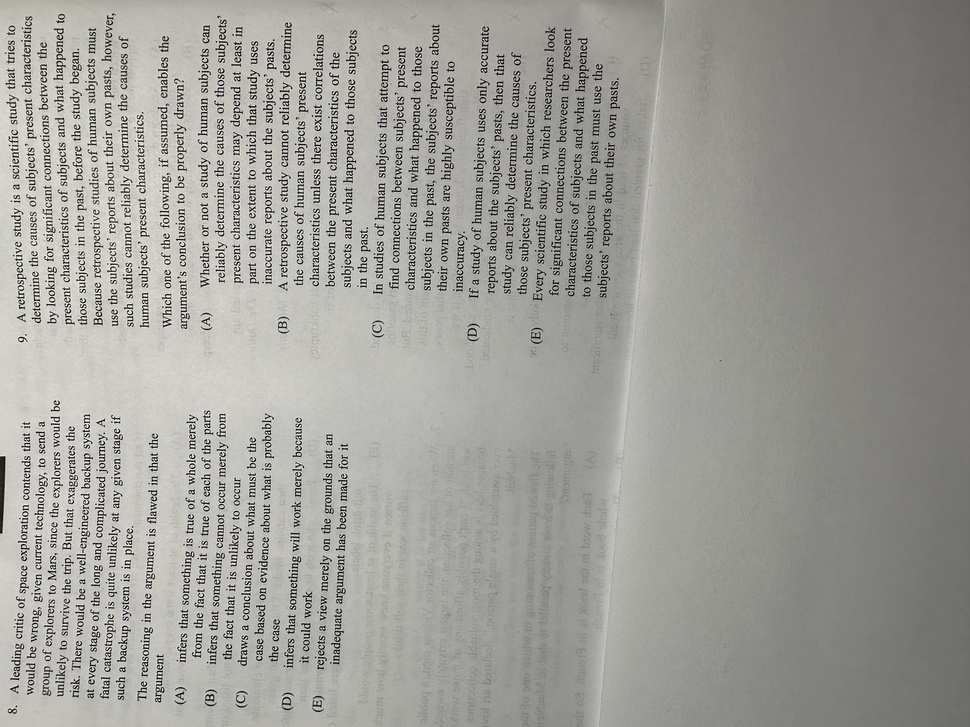
#> input picture raw_images/pt62_lr2_q01_clean.jpeg, 970 x 727 px, shrunk from 4032 x 3024 before the run
$ python ocr_page_to_text.py raw_images/pt62_lr2_q01_clean.jpeg
#> lines starting #> are read from the running program, lines starting #| are printed output that depends on the picture; after the words box and inside, x2 and y2 are one past the last pixel; in counts of white or black regions, pixels touching at a corner belong together
from pathlib import Path
from PIL import Image
import pytesseract
import sys
import cv2
import numpy as np  # still here in case you use it later


def main():
    if len(sys.argv) < 2:
        print("Usage: python ocr_page_to_text.py <image_path>")
        sys.exit(1)

    image_path = Path(sys.argv[1])

    if not image_path.exists():
        print(f"Image not found: {image_path}")
        sys.exit(1)

    # ---- NEW: derive pt / section and output path ----
    # Expect filenames like reasoning_set_a_q02_clean.jpeg
    stem = image_path.stem                      # 'reasoning_set_a_q02_clean'
    parts = stem.split("_")                     # ['reasoning','set','a','q02','clean']
    pt_id = parts[0]                            # 'reasoning'
    section_id = parts[1]                       # 'lr2'

    out_dir = Path("data") / pt_id / section_id
    out_dir.mkdir(parents=True, exist_ok=True)

    out_path = out_dir / f"{stem}.txt"
    # --------------------------------------------------

    # Read with OpenCV
    img_cv = cv2.imread(str(image_path))
#> img_cv is the input picture: shape (727, 970, 3); mean B, G, R 153.7, 158.9, 159.2

    # Convert to grayscale
    gray = cv2.cvtColor(img_cv, cv2.COLOR_BGR2GRAY)

    # Try rotating 90 degrees clockwise and counterclockwise,
    # run OCR on each, and keep the one with more A–E letters.
    def ocr_on(mat):
        # simple thresholding to improve contrast
        thr = cv2.threshold(mat, 0, 255, cv2.THRESH_BINARY + cv2.THRESH_OTSU)[1]
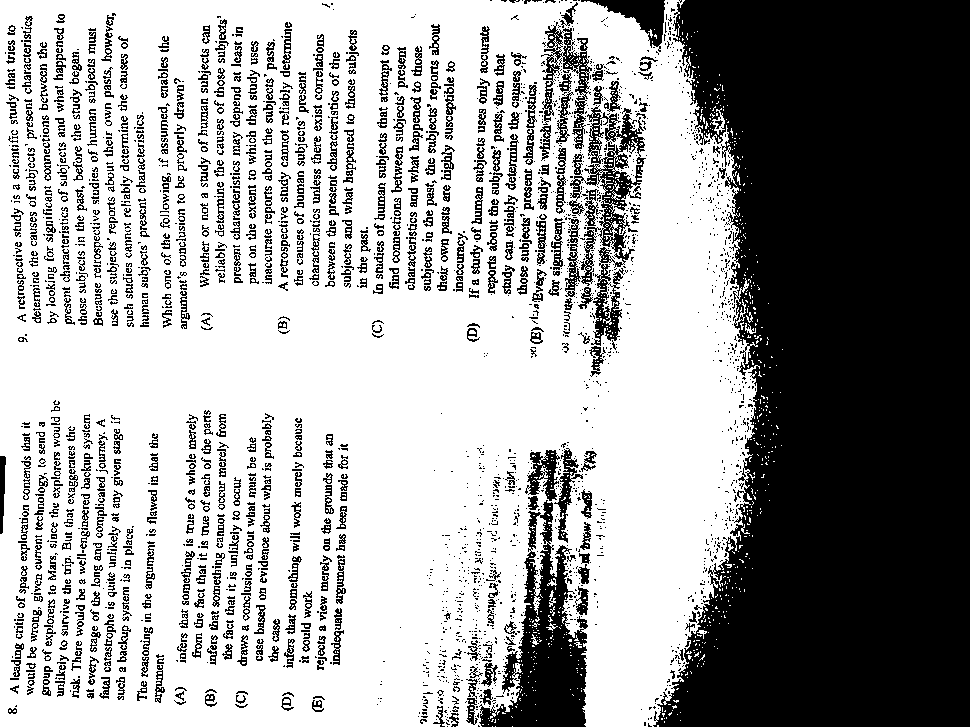
#> thr: shape (727, 970); 63.1% white; 2888 black regions (1864 under 20 px), largest, box (x1, y1, x2, y2) and area: (653, 0, 970, 727) 181163, (479, 500, 588, 727) 10295, (569, 105, 646, 346) 5319
        pil_im = Image.fromarray(thr)
        return pytesseract.image_to_string(pil_im, lang="eng")

    candidates = []
    # original
    candidates.append(ocr_on(gray))
#> (the call stopped at in ocr_on, `return pytesseract.image_to_string(pil_im, lang="eng")`: pytesseract is not available in this run)
    # rotated 90 CCW
    candidates.append(ocr_on(cv2.rotate(gray, cv2.ROTATE_90_COUNTERCLOCKWISE)))
#> in ocr_on (call 2), `thr = cv2.threshold(mat, 0, 255, cv2.THRESH_BINARY + cv2.THRESH_OTSU)[1]`:
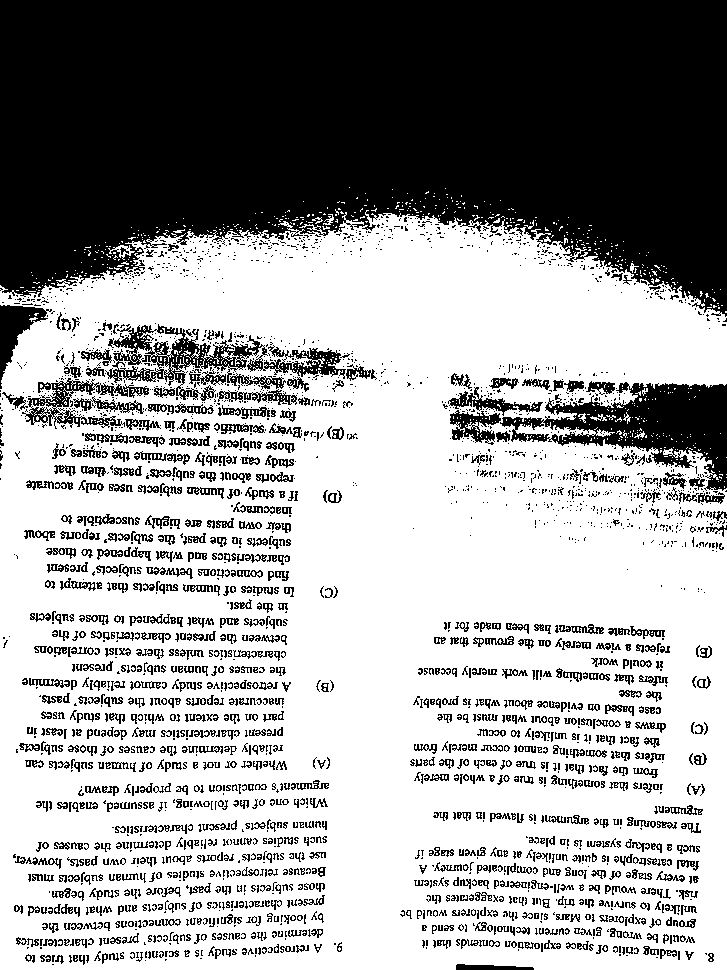
#> thr: shape (970, 727); 63.1% white; 2888 black regions (1864 under 20 px), largest, box (x1, y1, x2, y2) and area: (0, 0, 727, 317) 181163, (500, 382, 727, 491) 10295, (105, 324, 346, 401) 5319
#> in ocr_on (call 2), `thr = cv2.threshold(mat, 0, 255, cv2.THRESH_BINARY + cv2.THRESH_OTSU)[1]`:
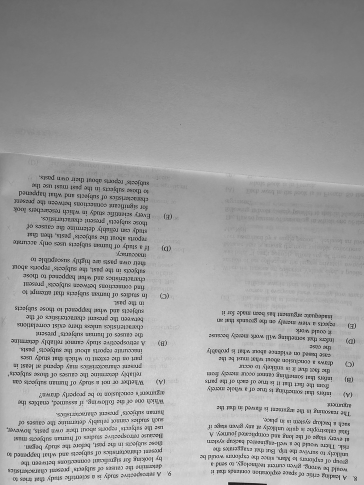
#> mat: shape (970, 727) (shown at 1/2 size); min 0, max 255, mean 158.5
#> (the call stopped at in ocr_on, `return pytesseract.image_to_string(pil_im, lang="eng")`: pytesseract is not available in this run)
    # rotated 90 CW
    candidates.append(ocr_on(cv2.rotate(gray, cv2.ROTATE_90_CLOCKWISE)))
#> in ocr_on (call 3), `thr = cv2.threshold(mat, 0, 255, cv2.THRESH_BINARY + cv2.THRESH_OTSU)[1]`:
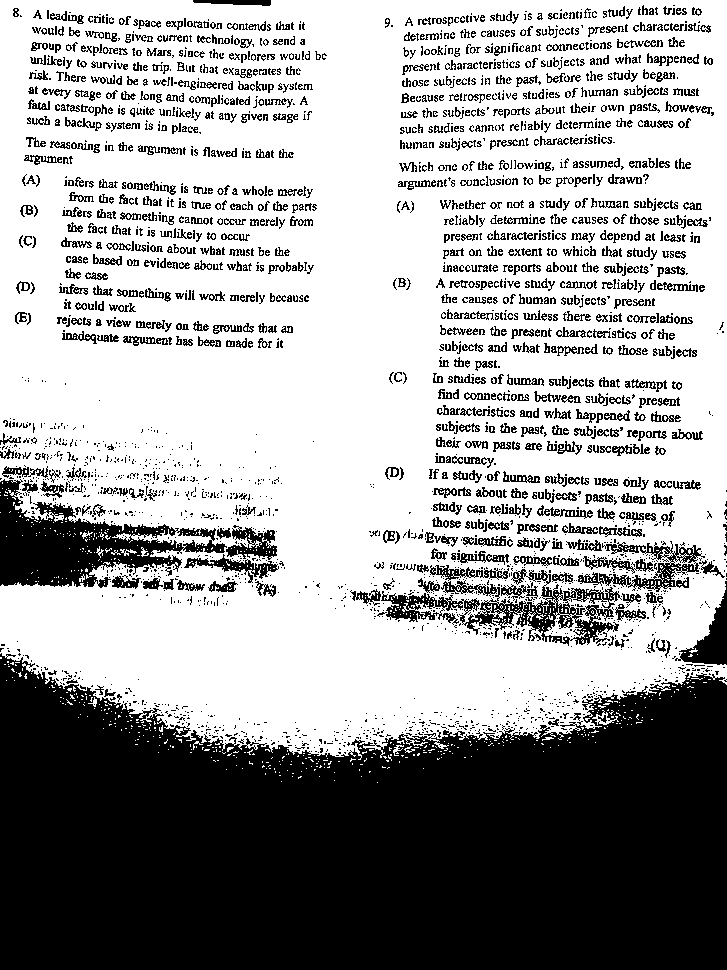
#> thr: shape (970, 727); 63.1% white; 2888 black regions (1864 under 20 px), largest, box (x1, y1, x2, y2) and area: (0, 653, 727, 970) 181163, (0, 479, 227, 588) 10295, (381, 569, 622, 646) 5319
#> in ocr_on (call 3), `thr = cv2.threshold(mat, 0, 255, cv2.THRESH_BINARY + cv2.THRESH_OTSU)[1]`:
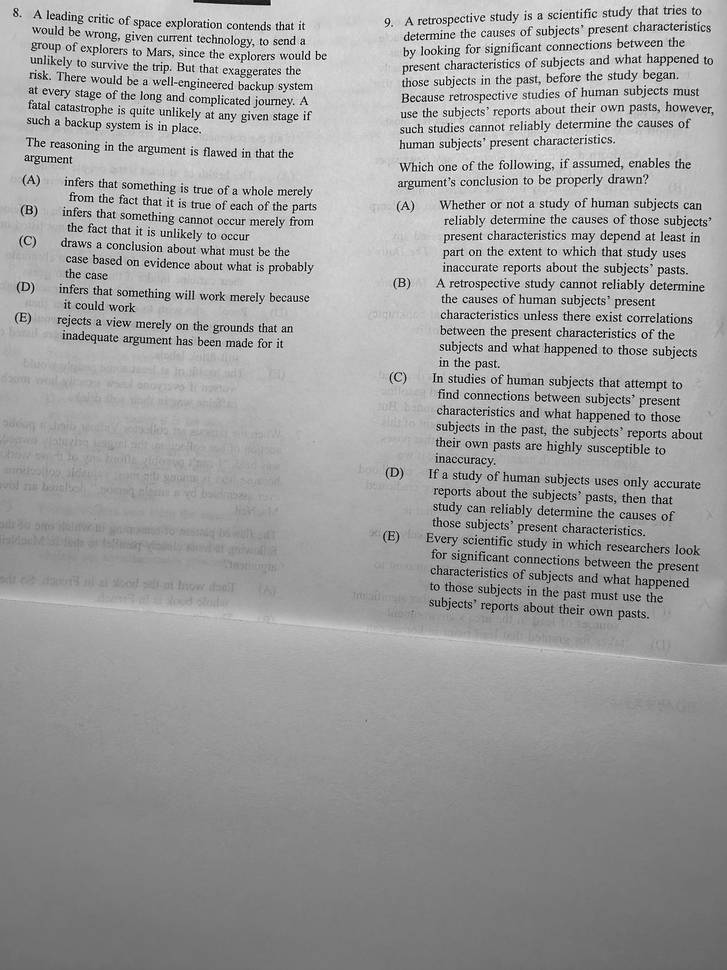
#> mat: shape (970, 727); min 0, max 255, mean 158.5
#> (the call stopped at in ocr_on, `return pytesseract.image_to_string(pil_im, lang="eng")`: pytesseract is not available in this run)

    # pick the text with most ASCII letters as a crude quality heuristic
    def score(t):
        return sum(c.isalpha() for c in t)

#> (the run stopped early here; a loop or call above may not have finished)

$ run again, on raw_images/pt62_lr2_q03_clean.jpeg
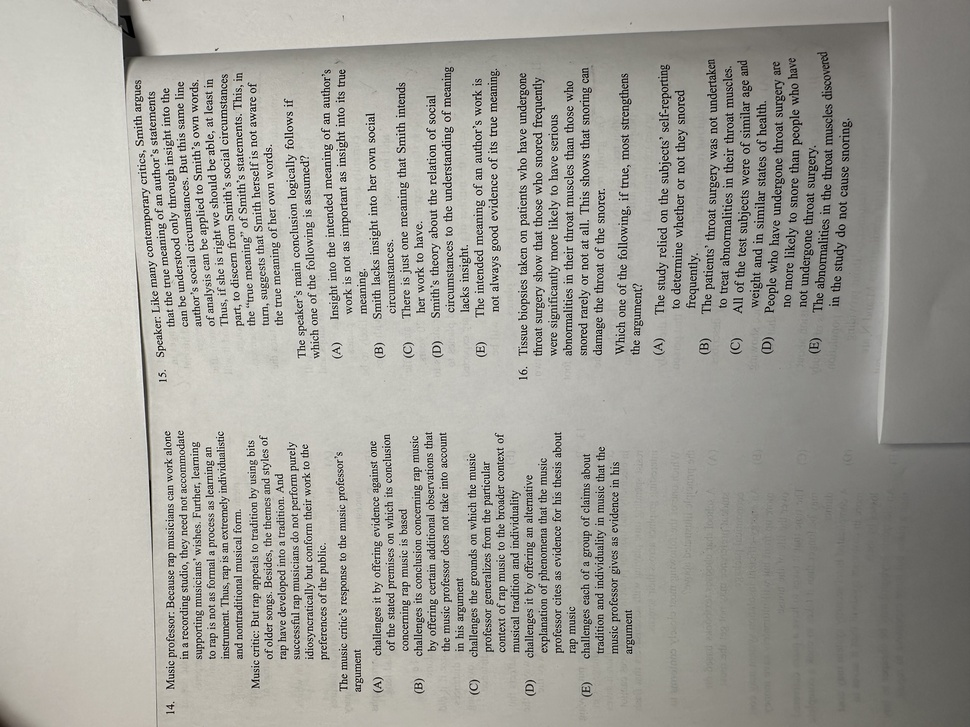
#> input picture raw_images/pt62_lr2_q03_clean.jpeg, 970 x 727 px, shrunk from 4032 x 3024 before the run
#> in main, img_cv is the input picture: shape (727, 970, 3); mean B, G, R 157.3, 163.7, 165.2
#> in ocr_on, `thr = cv2.threshold(mat, 0, 255, cv2.THRESH_BINARY + cv2.THRESH_OTSU)[1]`:
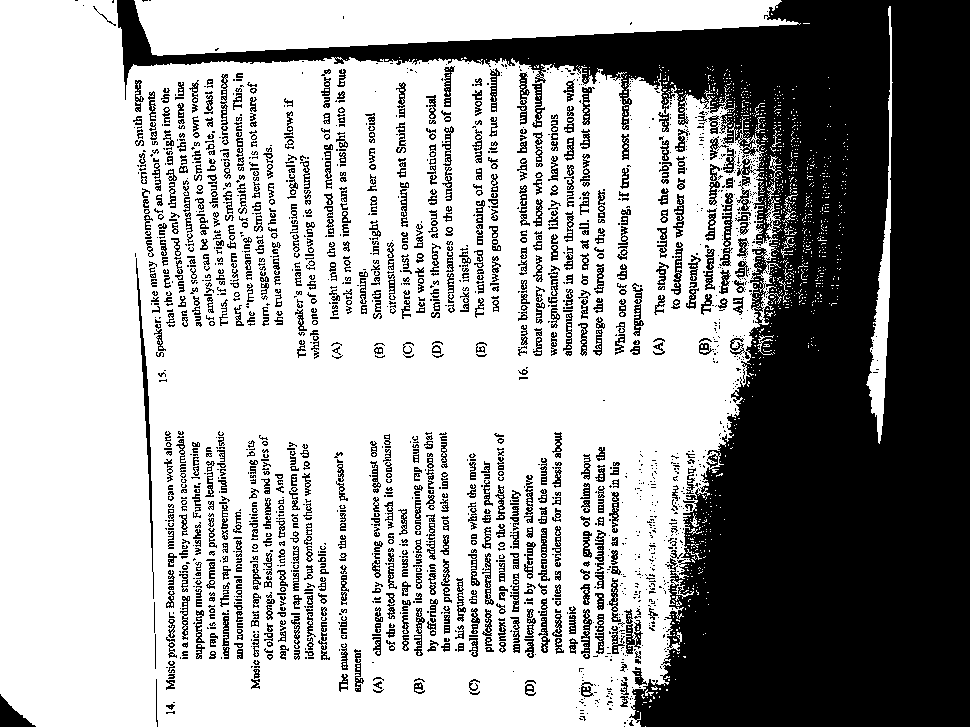
#> thr: shape (727, 970); 64.5% white; 2084 black regions (1210 under 20 px), largest, box (x1, y1, x2, y2) and area: (117, 0, 970, 727) 193884, (136, 258, 154, 599) 916, (0, 694, 36, 727) 548
#> thr: shape (970, 727); 64.5% white; 2084 black regions (1210 under 20 px), largest, box (x1, y1, x2, y2) and area: (0, 0, 727, 853) 193884, (258, 816, 599, 834) 916, (694, 934, 727, 970) 548
#> thr: shape (970, 727); 64.5% white; 2084 black regions (1210 under 20 px), largest, box (x1, y1, x2, y2) and area: (0, 117, 727, 970) 193884, (128, 136, 469, 154) 916, (0, 0, 33, 36) 548
#> in ocr_on (call 3), `thr = cv2.threshold(mat, 0, 255, cv2.THRESH_BINARY + cv2.THRESH_OTSU)[1]`:
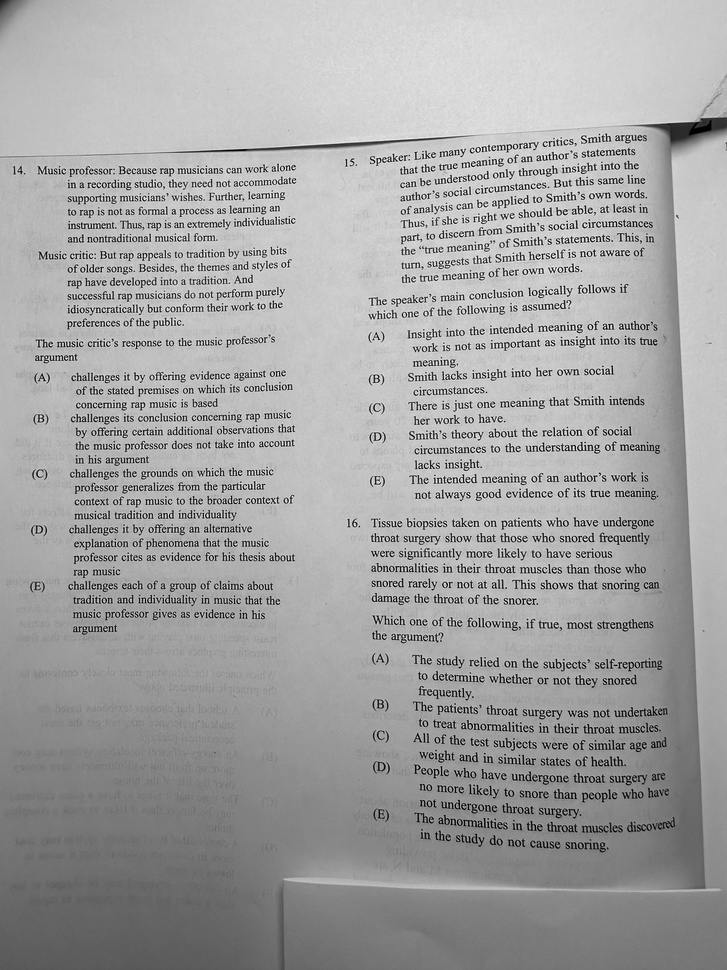
#> mat: shape (970, 727); min 0, max 255, mean 163.4

$ run again, on raw_images/pt62_lr2_q04_clean.jpeg
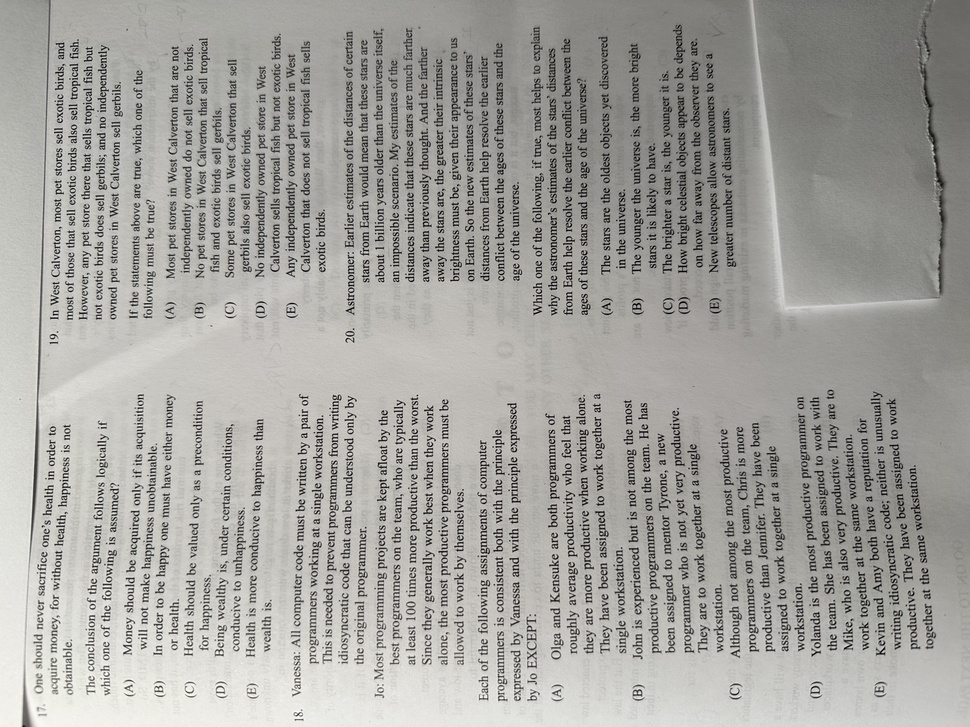
#> input picture raw_images/pt62_lr2_q04_clean.jpeg, 970 x 727 px, shrunk from 4032 x 3024 before the run
#> in main, img_cv is the input picture: shape (727, 970, 3); mean B, G, R 159, 163.4, 164.3
#> in ocr_on, `thr = cv2.threshold(mat, 0, 255, cv2.THRESH_BINARY + cv2.THRESH_OTSU)[1]`:
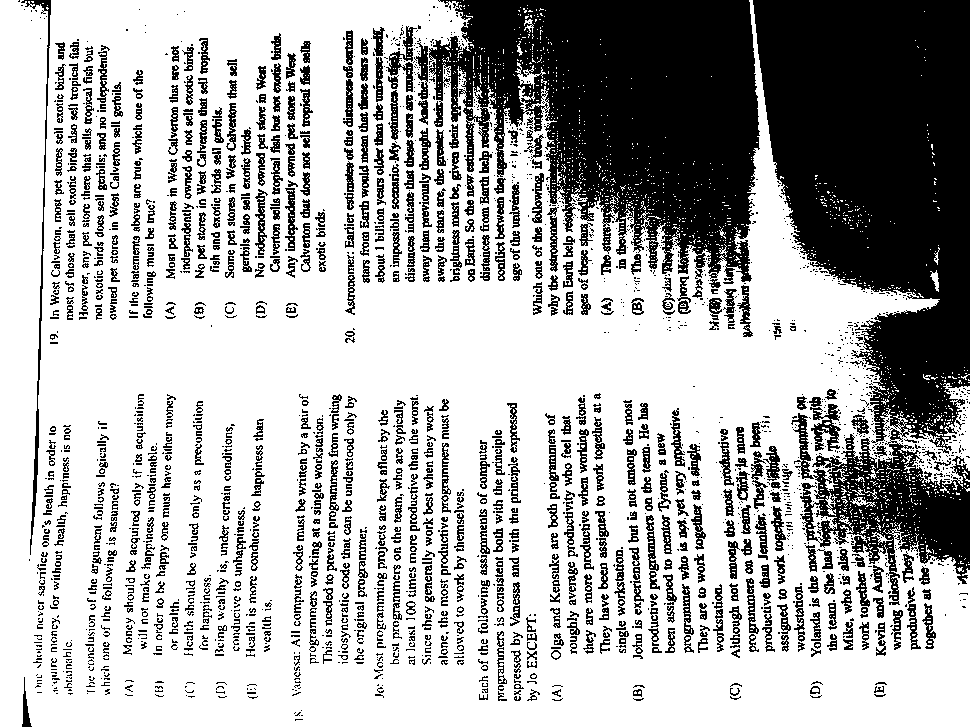
#> thr: shape (727, 970); 69% white; 2485 black regions (1465 under 20 px), largest, box (x1, y1, x2, y2) and area: (753, 0, 970, 605) 79052, (429, 0, 760, 284) 59180, (21, 0, 51, 555) 1348
#> thr: shape (970, 727); 69% white; 2485 black regions (1465 under 20 px), largest, box (x1, y1, x2, y2) and area: (0, 0, 605, 217) 79052, (0, 210, 284, 541) 59180, (0, 919, 555, 949) 1348
#> thr: shape (970, 727); 69% white; 2485 black regions (1465 under 20 px), largest, box (x1, y1, x2, y2) and area: (122, 753, 727, 970) 79052, (443, 429, 727, 760) 59180, (172, 21, 727, 51) 1348
#> in ocr_on (call 3), `thr = cv2.threshold(mat, 0, 255, cv2.THRESH_BINARY + cv2.THRESH_OTSU)[1]`:
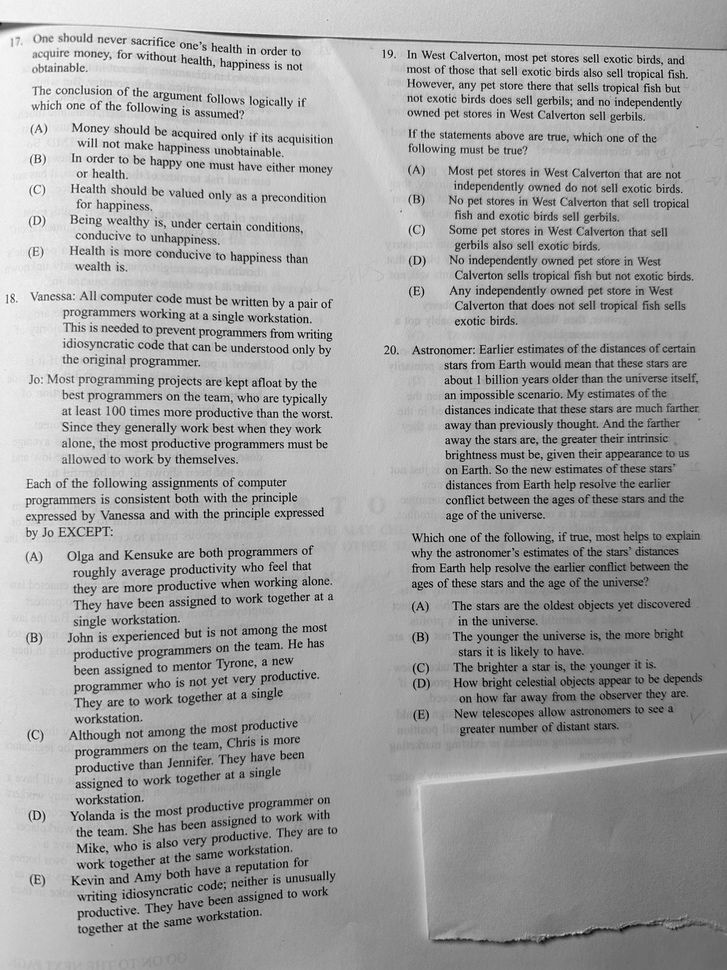
#> mat: shape (970, 727); min 0, max 255, mean 163.2
